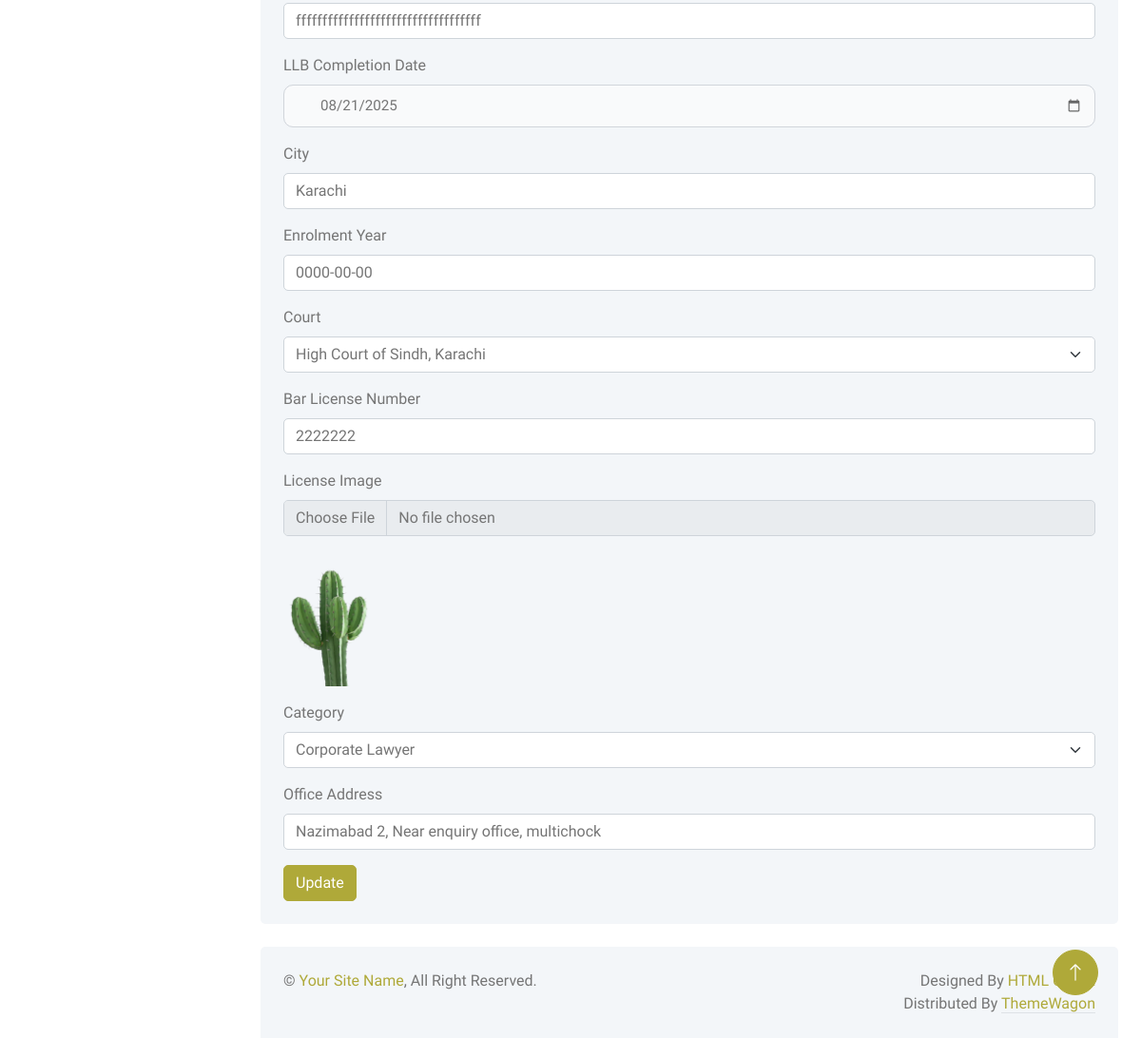
Before: /Admin/updatelawyer.php?id=10 (lower part) with the older database file.
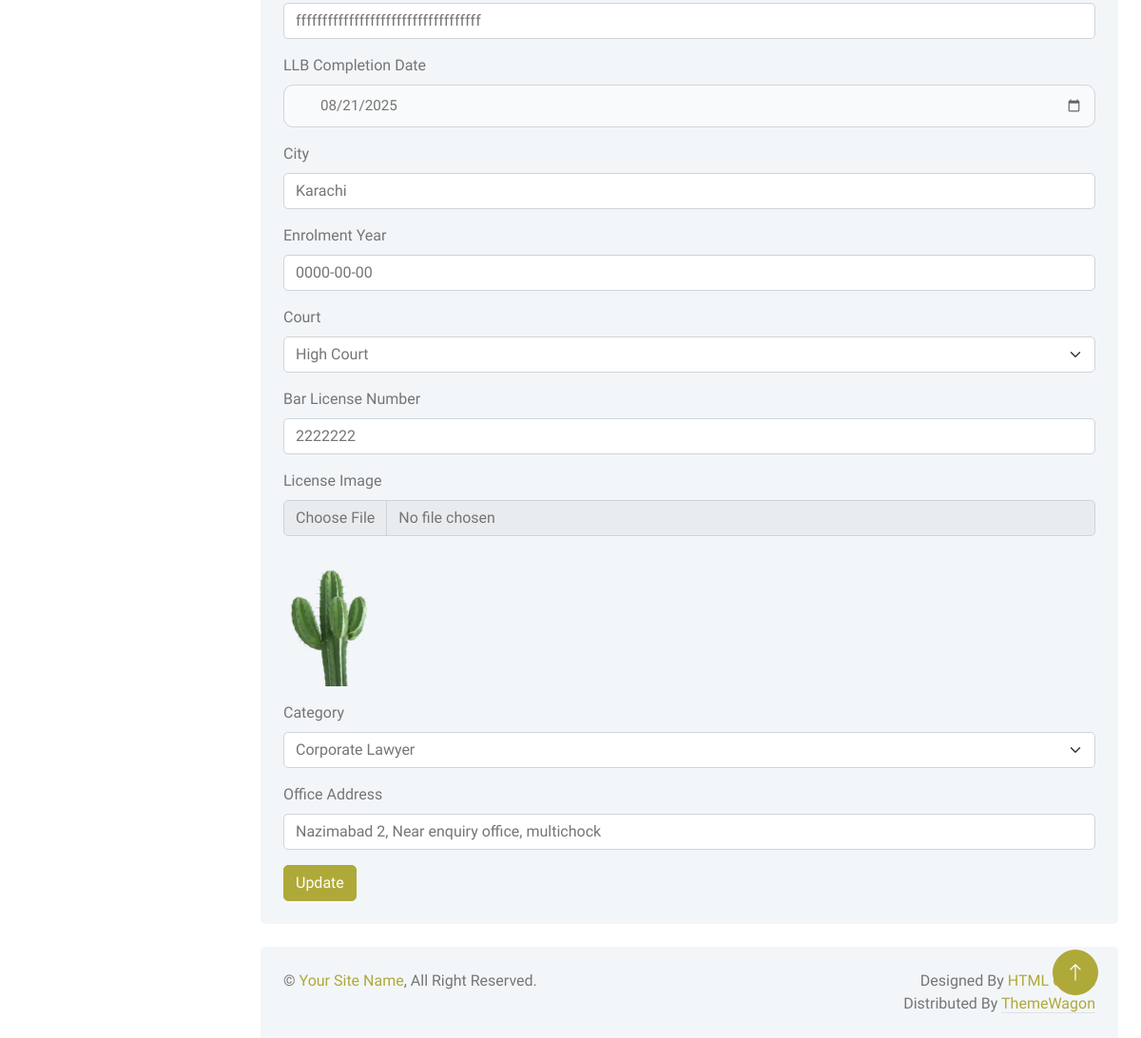
After: the same page with the newer database file.
### tables this page shows
CREATE TABLE `lawyers` (
  `lawyers_id` int(255) NOT NULL,
  `full_Name` varchar(225) NOT NULL,
  `father_name` varchar(225) NOT NULL,
  `user_name` varchar(225) NOT NULL,
  `email` varchar(225) NOT NULL,
  `password` varchar(120) NOT NULL,
  `profile_image` varchar(120) NOT NULL,
  `House_address` varchar(225) NOT NULL,
  `CNIC` int(25) NOT NULL,
  `dob` date NOT NULL,
  `Gender` varchar(222) NOT NULL,
  `phone` int(11) NOT NULL,
  `Whatsapp` int(11) NOT NULL,
  `degree_id` int(255) NOT NULL,
  `University` varchar(225) NOT NULL,
  `Completion` date NOT NULL,
  `City` varchar(225) NOT NULL,
  `Enrolment_Year` date NOT NULL,
  `court_id` int(255) NOT NULL,
  `License` text NOT NULL,
  `licence_image` varchar(225) NOT NULL,
  `category_id` int(255) NOT NULL,
  `Office` varchar(225) NOT NULL
);

CREATE TABLE `court` (
  `court_id` int(255) NOT NULL,
  `court_name` varchar(225) NOT NULL
);

CREATE TABLE `category` (
  `category_id` int(255) NOT NULL,
  `category_name` varchar(225) NOT NULL
);

### Admin/updatelawyer.php (the view, shortened to what this page needs)
<?php
include("connection.php");
include("header.php");
$getId = $_GET["id"];
$sel1 = "SELECT lawyers.*, category.category_name, court.court_name, degree.degree_name
        FROM lawyers
        INNER JOIN category ON lawyers.category_id = category.category_id
        INNER JOIN court ON lawyers.court_id = court.court_id
        INNER JOIN degree ON lawyers.degree_id = degree.degree_id
        WHERE lawyers.lawyers_id = $getId";
$q1 = mysqli_query($conn, $sel1);
$fetPro = mysqli_fetch_assoc($q1);
$catq = mysqli_query($conn, "SELECT * FROM category");
$courtq = mysqli_query($conn, "SELECT * FROM court");
?>
<div class="container-fluid pt-4 px-4">
    <div class="row g-4">
        <div class="col-sm-12 col-xl-12">
            <div class="bg-light rounded h-100 p-4">
                <form method="post" enctype="multipart/form-data">
                    <div class="mb-3">
                        <input type="text" name="University" class="form-control" value="<?= $fetPro['University'] ?>">
                    </div>
                    <div class="mb-3">
                        <label class="form-label">LLB Completion Date</label>
                        <input type="date" name="doc" class="form-control" value="<?= $fetPro['Completion'] ?>">
                    </div>
                    <div class="mb-3">
                        <label class="form-label">City</label>
                        <input type="text" name="City" class="form-control" value="<?= $fetPro['City'] ?>">
                    </div>
                    <div class="mb-3">
                        <label class="form-label">Enrolment Year</label>
                        <input type="text" name="Enrolment" class="form-control" value="<?= $fetPro['Enrolment_Year'] ?>">
                    </div>
                    <div class="mb-3">
                        <label class="form-label">Court</label>
                        <select name="c_id" class="form-select">
                            <?php while($c = mysqli_fetch_assoc($courtq)) { ?>
                            <option value="<?= $c['court_id'] ?>" <?= $c['court_id'] == $fetPro['court_id'] ? 'selected' : '' ?>>
                                <?= $c['court_name'] ?>
                            </option>
                            <?php } ?>
                        </select>
                    </div>
                    <div class="mb-3">
                        <label class="form-label">Bar License Number</label>
                        <input type="text" name="License" class="form-control" value="<?= $fetPro['License'] ?>">
                    </div>
                    <div class="mb-3">
                        <label class="form-label">License Image</label>
                        <input class="form-control" type="file" name="licence_image">
                        <img src="image/<?= $fetPro['licence_image'] ?>" width="100" class="mt-2">
                    </div>
                    <div class="mb-3">
                        <label class="form-label">Category</label>
                        <select name="e_id" class="form-select">
                            <?php while($cat = mysqli_fetch_assoc($catq)) { ?>
                            <option value="<?= $cat['category_id'] ?>" <?= $cat['category_id'] == $fetPro['category_id'] ? 'selected' : '' ?>>
                                <?= $cat['category_name'] ?>
                            </option>
                            <?php } ?>
                        </select>
                    </div>
                    <div class="mb-3">
                        <label class="form-label">Office Address</label>
                        <input type="text" name="Address" class="form-control" value="<?= $fetPro['Office'] ?>">
                    </div>
                    <button name="submitBtn" type="submit" class="btn btn-primary">Update</button>
                </form>
            </div>
        </div>
    </div>
</div>
<?php include("footer.php"); ?>

Changed rows visible on the page:
changed through a linked row, lawyers "fffffffffffffffffffffffffffffffffff": c_id "High Court of Sindh, Karachi" → "High Court"
